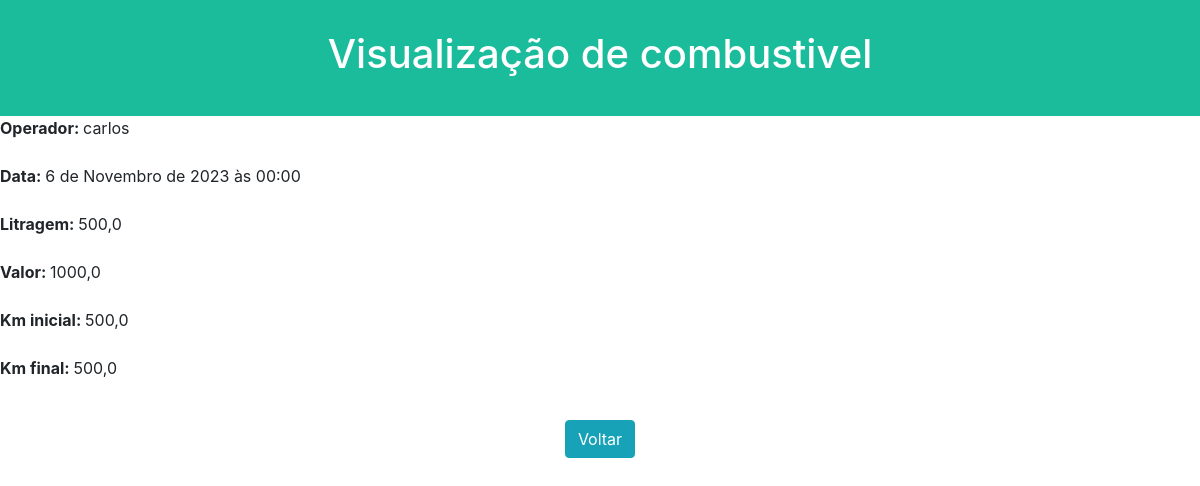
/view2/9/, run on the app's committed database.
### tasks/models.py (models this page shows)
class Consumos(models.Model):
    operador = models.CharField(max_length=40)
    data = models.DateTimeField(default=datetime.now, blank=True)
    litragem = models.FloatField()
    valor = models.FloatField()
    kminicial = models.FloatField()
    kmfinal = models.FloatField()

### tasks/views.py (the view)
# urls.py: path('view2/<int:pk>/', view2, name='view2'),
def view2(request, pk):
    data = {}
    data['db'] = Consumos.objects.get(pk=pk)
    return render(request, 'tasks/view2.html', data)

### tasks/templates/tasks/view2.html (shortened to what this page needs)
{% extends "tasks/base.html" %}
{% load static %}
{% block content %}
<html lang="pt-br">
<head>
    <link href="https://stackpath.bootstrapcdn.com/bootstrap/4.3.1/css/bootstrap.min.css" rel="stylesheet">
    <link rel="stylesheet" href="https://use.fontawesome.com/releases/v5.7.2/css/all.css">
    <link rel="stylesheet" href="{% static 'css/styles.css' %}">
<body>
    <div class="header">
     <h1>Visualização de combustivel</h1>
    </div>
<div class="login-container">
    <strong>Operador: </strong>{{db.operador}}<br><br>
    <strong>Data: </strong>{{db.data}}<br><br>
    <strong>Litragem: </strong>{{db.litragem}}<br><br>
    <strong>Valor: </strong>{{db.valor}}<br><br>
    <strong>Km inicial: </strong>{{db.kminicial}}<br><br>
    <strong>Km final: </strong>{{db.kmfinal}}<br><br>
</div>
<div class="col-8 m-auto pt-3 pb-2 text-center">
    <a href="/consumo" class="btn btn-info">Voltar</a>
</div>
{% endblock %}

### tasks/static/css/styles.css (style rules this page uses)
.header { padding: 30px; text-align: center; background: #1abc9c; color: rgb(255, 255, 255); font-size: 20px; }

### data on the page
Consumos: operador "carlos", data "6 de Novembro de 2023 às 00:00", litragem "500,0", valor "1000,0", kminicial "500,0", kmfinal "500,0"
